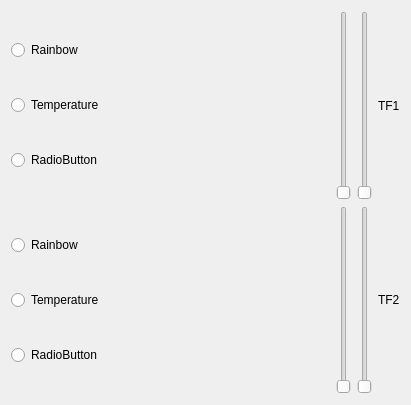
<?xml version="1.0" encoding="UTF-8"?>
<ui version="4.0">
 <class>TransferfuncSidebar</class>
 <widget class="QWidget" name="TransferfuncSidebar">
  <property name="geometry">
   <rect>
    <x>0</x>
    <y>0</y>
    <width>411</width>
    <height>405</height>
   </rect>
  </property>
  <property name="windowTitle">
   <string>Form</string>
  </property>
  <layout class="QVBoxLayout" name="verticalLayout">
   <item>
    <layout class="QHBoxLayout" name="horizontalLayout">
     <item>
      <layout class="QHBoxLayout" name="horizontalLayout_3">
       <item>
        <layout class="QVBoxLayout" name="verticalLayout_2">
         <item>
          <widget class="QRadioButton" name="radioButton">
           <property name="text">
            <string>Rainbow</string>
           </property>
          </widget>
         </item>
         <item>
          <widget class="QRadioButton" name="radioButton_3">
           <property name="text">
            <string>Temperature</string>
           </property>
          </widget>
         </item>
         <item>
          <widget class="QRadioButton" name="radioButton_2">
           <property name="text">
            <string>RadioButton</string>
           </property>
          </widget>
         </item>
        </layout>
       </item>
       <item>
        <widget class="QSlider" name="verticalSlider_4">
         <property name="orientation">
          <enum>Qt::Vertical</enum>
         </property>
        </widget>
       </item>
       <item>
        <widget class="QSlider" name="verticalSlider">
         <property name="orientation">
          <enum>Qt::Vertical</enum>
         </property>
        </widget>
       </item>
      </layout>
     </item>
     <item>
      <widget class="QLabel" name="label">
       <property name="sizePolicy">
        <sizepolicy hsizetype="Fixed" vsizetype="Preferred">
         <horstretch>0</horstretch>
         <verstretch>0</verstretch>
        </sizepolicy>
       </property>
       <property name="minimumSize">
        <size>
         <width>20</width>
         <height>0</height>
        </size>
       </property>
       <property name="text">
        <string>TF1</string>
       </property>
      </widget>
     </item>
    </layout>
   </item>
   <item>
    <layout class="QHBoxLayout" name="horizontalLayout_2">
     <item>
      <layout class="QHBoxLayout" name="horizontalLayout_4">
       <item>
        <layout class="QVBoxLayout" name="verticalLayout_3">
         <item>
          <widget class="QRadioButton" name="radioButton_5">
           <property name="text">
            <string>Rainbow</string>
           </property>
          </widget>
         </item>
         <item>
          <widget class="QRadioButton" name="radioButton_6">
           <property name="text">
            <string>Temperature</string>
           </property>
          </widget>
         </item>
         <item>
          <widget class="QRadioButton" name="radioButton_4">
           <property name="text">
            <string>RadioButton</string>
           </property>
          </widget>
         </item>
        </layout>
       </item>
       <item>
        <widget class="QSlider" name="verticalSlider_3">
         <property name="orientation">
          <enum>Qt::Vertical</enum>
         </property>
        </widget>
       </item>
       <item>
        <widget class="QSlider" name="verticalSlider_2">
         <property name="orientation">
          <enum>Qt::Vertical</enum>
         </property>
        </widget>
       </item>
      </layout>
     </item>
     <item>
      <widget class="QLabel" name="label_2">
       <property name="sizePolicy">
        <sizepolicy hsizetype="Fixed" vsizetype="Preferred">
         <horstretch>0</horstretch>
         <verstretch>0</verstretch>
        </sizepolicy>
       </property>
       <property name="minimumSize">
        <size>
         <width>20</width>
         <height>0</height>
        </size>
       </property>
       <property name="text">
        <string>TF2</string>
       </property>
      </widget>
     </item>
    </layout>
   </item>
  </layout>
 </widget>
 <resources/>
 <connections/>
</ui>
